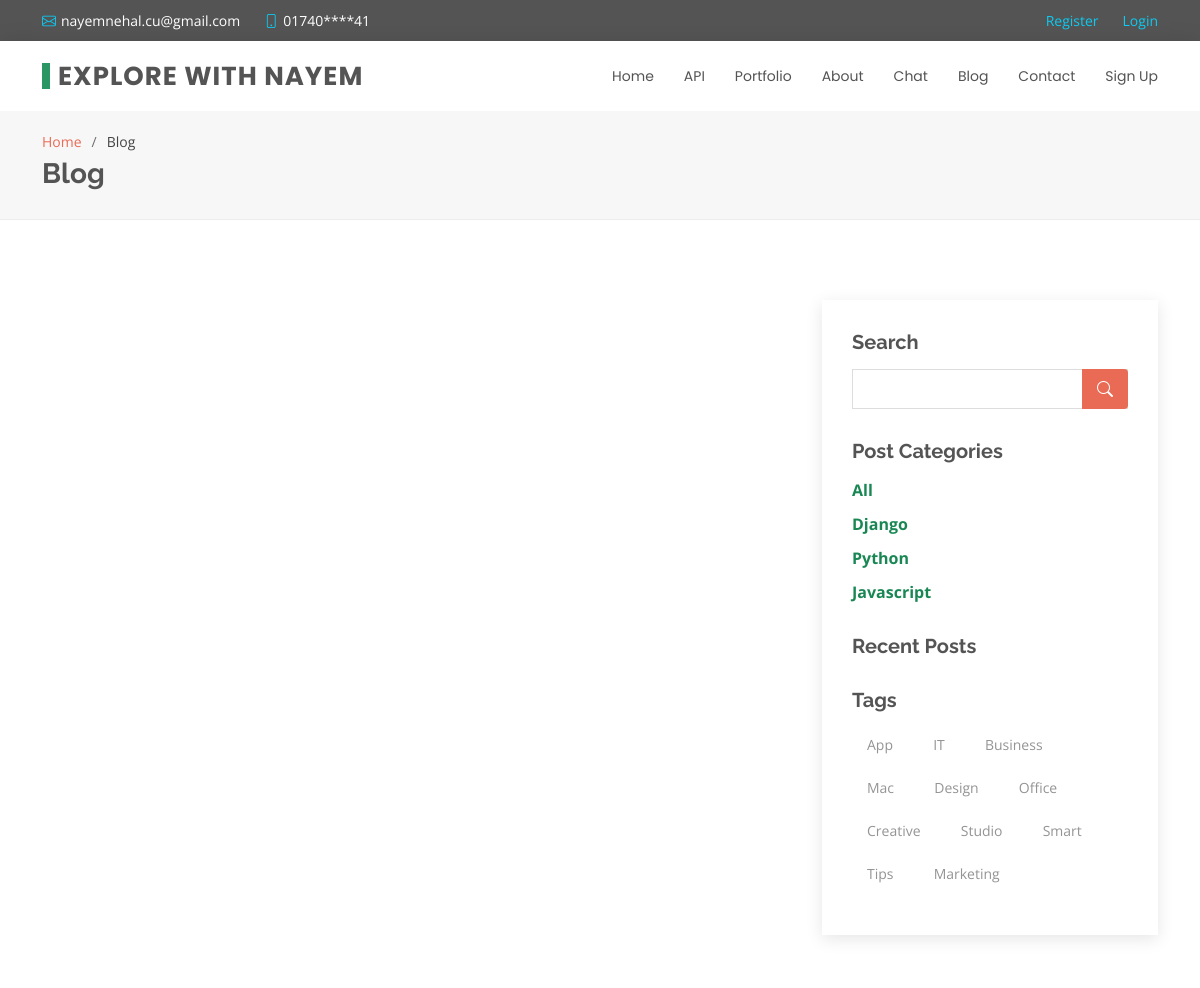
/blog/?category=Django (upper part), run on an earlier commit of the app's database.
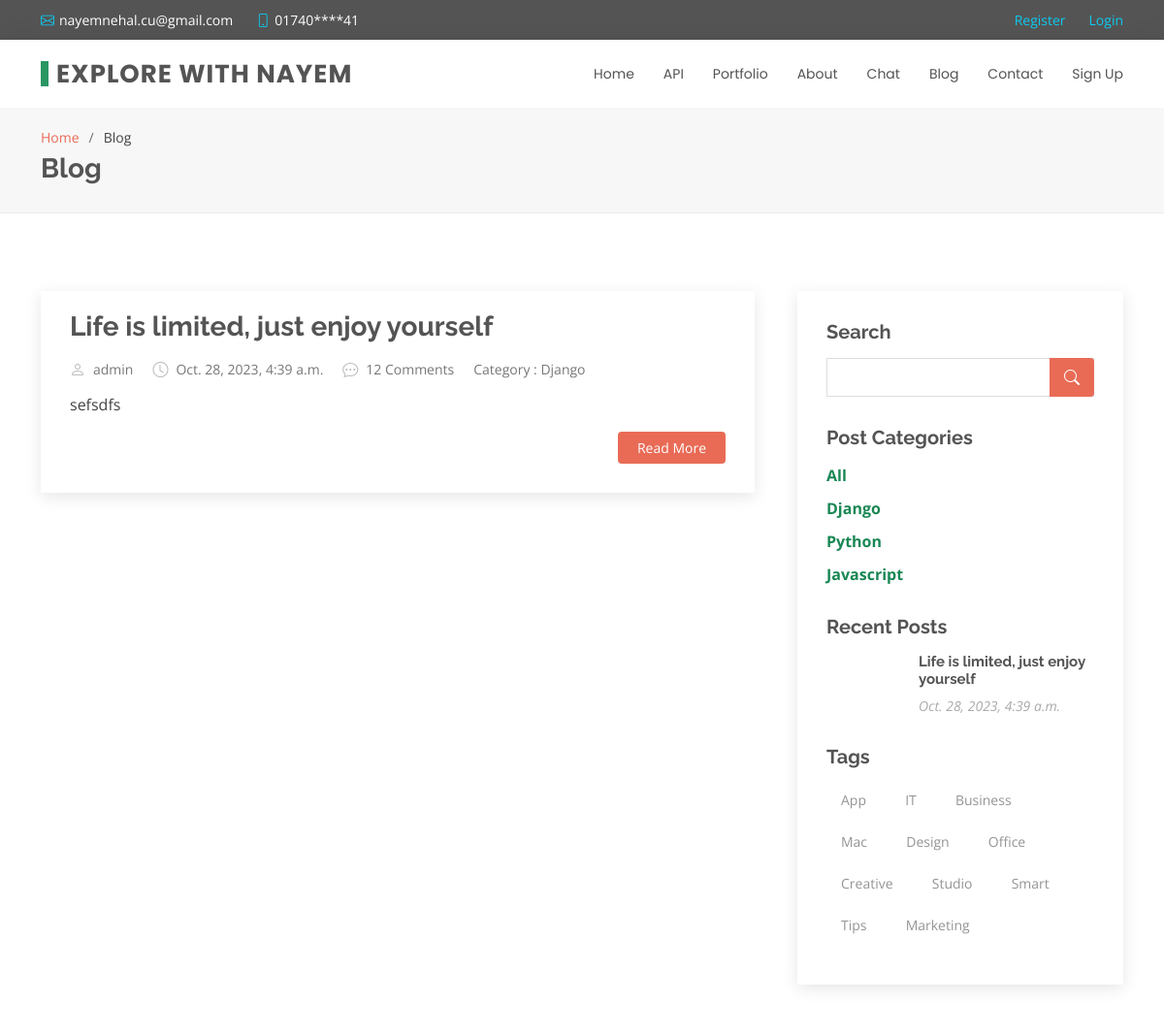
And on a later commit of the database.
### blog/models.py (models this page shows, shortened)
class Category(models.Model):
    name = models.CharField(max_length=25)
    def __str__(self):
      return self.name

class Post(models.Model):
      class ArticlePublishOptions(models.TextChoices):
         PUBLISH = "pub", "Publish"
         DRAFT = "dra", "DRAFT"
         PRIVATE = "pri", "Private"
      catagory = models.ForeignKey(Category, on_delete=models.SET_NULL, null=True, blank=True)
      headline = models.CharField(max_length=240,help_text="Headline of the article",)
      sub_headline = models.CharField(max_length=250 , blank=True, null=True)
      thumbnail = models.ImageField(blank=True,null=True,upload_to='images/')
      body = RichTextField()
      author = models.ForeignKey(Account, blank=True,on_delete= models.CASCADE, related_name='blog_post')
      slug = models.SlugField(blank=True,null=True)
      publish_status = models.CharField(
        max_length=3,
        choices=ArticlePublishOptions.choices,
        default=ArticlePublishOptions.DRAFT,)
      published = models.DateTimeField(default=timezone.now)
      created = models.DateTimeField(auto_now_add=True)
      objects = AgentManager()
      def get_absolute_url(self):
          return reverse("blog:post_detail", args=[self.slug])
      class Meta:
            ordering = ('-published',)

### account/models.py (models this page shows, shortened)
class Account(AbstractBaseUser):
	email 					= models.EmailField(verbose_name="email", max_length=60, unique=True)
	username 				= models.CharField(max_length=30, unique=True)
	date_joined				= models.DateTimeField(verbose_name='date joined', auto_now_add=True)
	last_login				= models.DateTimeField(verbose_name='last login', auto_now=True)
	is_admin				= models.BooleanField(default=False)
	is_active				= models.BooleanField(default=True)
	is_staff				= models.BooleanField(default=False)
	is_superuser			= models.BooleanField(default=False)
	profile_image			= models.ImageField(max_length=255, null=True, blank=True, default="profile_images/d.png")
	hide_email				= models.BooleanField(default=True)
	USERNAME_FIELD = 'email'
	REQUIRED_FIELDS = ['username']
	objects = MyAccountManager()
	def __str__(self):
		return self.username

### blog/views.py (the view)
# urls.py: path('', views.blog, name='blog'),
def blog(request):
    template = 'blog.html'
    top_header = Top_header.objects.order_by()
    header = Header.objects.order_by()
    cate = Category.objects.all()
    category_pick = request.GET.get('category')
    if category_pick == None:
        posts = Post.objects.filter(publish_status=Post.ArticlePublishOptions.PUBLISH)
    else:
        posts = Post.objects.filter(catagory__name=category_pick, publish_status=Post.ArticlePublishOptions.PUBLISH)
    paginator = Paginator(posts, 5)
    page = request.GET.get('page')
    try:
        post = paginator.page(page)
    except PageNotAnInteger:
        post = paginator.page(1)
    except EmptyPage:
        post = paginator.page(paginator.num_pages)
    context = {
        'top_headerdata': top_header,
        'headerdata': header,
        'posts': post,
        'page_ob': page,
        'category': cate,
    }
    return render(request, template_name=template, context=context)

### blog/models.py (called while the page is built)
    def get_queryset(self, *args, **kwargs):
        return AgentQuerySet(self.model, using=self._db)

### templates/blog.html (shortened to what this page needs)
{% extends 'base.html' %}
{% load static %}
{% block content %}
  <main id="main">
    <section id="breadcrumbs" class="breadcrumbs">
      <div class="container">
        <ol>
          <li><a href="{% url 'index'%}">Home</a></li>
          <li>Blog</li>
        </ol>
        <h2>Blog</h2>
      </div>
    </section>
    <section id="blog" class="blog">
      <div class="container" data-aos="fade-up">
        <div class="row">
          <div class="col-lg-8 entries">
           {% for post in posts %}
            <article class="entry">
              <h2 class="entry-title">
                <a href="{{ post.get_absolute_url }}">{{post.headline}}</a>
              </h2>
              <div class="entry-meta">
                <ul>
                  <li class="d-flex align-items-center"><i class="bi bi-person"></i> <a href="blog-single.html">{{post.author}}</a></li>
                  <li class="d-flex align-items-center"><i class="bi bi-clock"></i> <a href="blog-single.html"><time datetime="2020-01-01">{{post.published}}</time></a></li>
                  <li class="d-flex align-items-center"><i class="bi bi-chat-dots"></i> <a href="blog-single.html">12 Comments</a></li>
                  <li class="d-flex align-items-center"><a href="blog-single.html"> Category : {{post.catagory}}</a></li>
                </ul>
              </div>
              <div class="entry-content">
                <p>
                   {{post.body | safe | truncatewords:30 | linebreaks }}
                </p>
                <div class="read-more">
                  <a href="{{ post.get_absolute_url }}">Read More</a>
                </div>
              </div>
            </article>
           {% endfor %}
          </div>
          <div class="col-lg-4">
            <div class="sidebar">
              <h3 class="sidebar-title">Search</h3>
              <div class="sidebar-item search-form">
                <form action="{% url 'blog:search' %}" method=POST>
                  <input type="text" name="searched">
                  <button type="submit"><i class="bi bi-search"></i></button>
                </form>
              </div>
              <h3 class="sidebar-title"> Post Categories</h3>
              <div class="sidebar-item categories">
                <ul>
                  <li><b><a class="text-success" href="{% url 'blog:blog' %}">All</a></b></li>
                 {% for cat in category %}
                  <li> <b><a class="text-success " href="{% url 'blog:blog' %}?category={{cat.name}}">{{cat.name}}</a></b></li>
                 {% endfor %}
                </ul>
              </div>
              <h3 class="sidebar-title">Recent Posts</h3>
              <div class="sidebar-item recent-posts">
                {% for post in posts %}
                <div class="post-item clearfix">
                  <h4><a href="{{ post.get_absolute_url }}">{{ post.headline }}</a></h4>
                  <time datetime="2020-01-01">{{post.published}}</time>
                </div>
                {% endfor %}
              </div>
              <h3 class="sidebar-title">Tags</h3>
              <div class="sidebar-item tags">
                <ul>
                  <li><a href="#">App</a></li>
                  <li><a href="#">IT</a></li>
                  <li><a href="#">Business</a></li>
                  <li><a href="#">Mac</a></li>
                  <li><a href="#">Design</a></li>
                  <li><a href="#">Office</a></li>
                  <li><a href="#">Creative</a></li>
                  <li><a href="#">Studio</a></li>
                  <li><a href="#">Smart</a></li>
                  <li><a href="#">Tips</a></li>
                  <li><a href="#">Marketing</a></li>
                </ul>
              </div>
            </div>
          </div>
        </div>
      </div>
    </section>
  </main>
{% endblock %}

What changed in the data, as far as the page shows it:
added Post: headline "Life is limited, just enjoy yourself", author "admin", published "Oct. 28, 2023, 4:39 a.m.", catagory "Django", body "sefsdfs"
